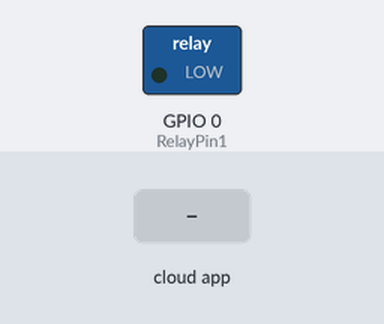
Simulated run of this sketch. Board: ESP8266 (NodeMCU). Shown: switched loads named in the sketch (green lamp = pin HIGH). Inputs (shaded band) come from the test bench. WiFi joins after 1.5 s; servers stay silent unless stated.

Above: at 2.7 s.
2.8 s: the phone or cloud app sets Rele to 255
At 3.5 s:
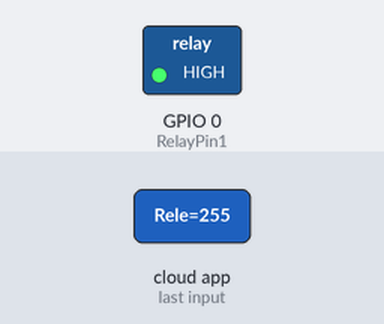
4.3 s: the phone or cloud app sets Rele to 0
At 4.6 s:
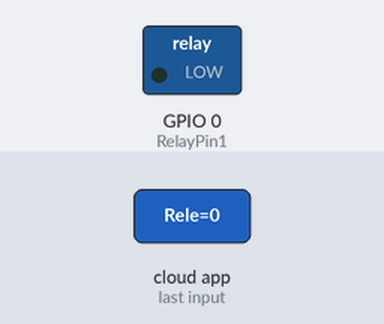
Timing chart, 0 to 7.3 s (numbered marks = the images above; inputs shaded):
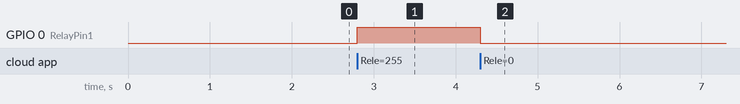

Measured:
- after the input at 2.8 s, GPIO 0 (RelayPin1): LOW → HIGH at once
- after the input at 4.3 s, GPIO 0 (RelayPin1): HIGH → LOW at once

The sketch:

Alexa_Control_Relay_ESP01.ino
```cpp
/**********************************************************************************
 *  TITLE: Alexa control 5 channel Relay Module using NodeMCU or ESP32
 *  Click on the following links to learn more.
 *  YouTube Video: https://youtu.be/tIFEtHVLexw
 *  Related Blog : https://easyelectronicsproject.com/esp32-projects/
 *  by Subhajit (Tech StudyCell)
 *
 *  Download the libraries:
 *  https://github.com/Aircoookie/Espalexa
 *
 *  Preferences--> Aditional boards Manager URLs :
 *  https://dl.espressif.com/dl/package_esp32_index.json, http://arduino.esp8266.com/stable/package_esp8266com_index.json
 *
 *  Download Board:
 *  For ESP8266 NodeMCU (2.5.1): https://github.com/esp8266/Arduino
 *  For ESP32                  : https://github.com/espressif/arduino-esp32
 **********************************************************************************/

#include <ESP8266WiFi.h>
#include <Espalexa.h>
// define the GPIO connected with Relays
#define RelayPin1 0  //D1

// prototypes
boolean connectWifi();

//callback functions
void firstLightChanged(uint8_t brightness);

// WiFi Credentials
const char* ssid = "Frajola_2.4G";
const char* password = "dd34e56324";

// device names
String Device_1_Name = "Rele";

boolean wifiConnected = false;

Espalexa espalexa;

void setup()
{
  pinMode(RelayPin1, OUTPUT);

  // Initialise wifi connection
  wifiConnected = connectWifi();

  if (wifiConnected)
  {
    // Define your devices here.
    espalexa.addDevice(Device_1_Name, firstLightChanged); //simplest definition, default state off

    espalexa.begin();
  }
}

void loop()
{
  espalexa.loop();
  delay(1);
}

//our callback functions
void firstLightChanged(uint8_t brightness)
{
  //Control the device
  if (brightness == 255)
    {
      digitalWrite(RelayPin1, HIGH);
    }
  else
  {
    digitalWrite(RelayPin1, LOW);
  }
}

// connect to wifi  returns true if successful or false if not
boolean connectWifi()
{
  boolean state = true;
  int i = 0;

  WiFi.mode(WIFI_STA);
  WiFi.begin(ssid, password);

  // Wait for connection
  while (WiFi.status() != WL_CONNECTED) {
    delay(500);
    if (i > 20) {
      state = false; break;
    }
    i++;
  }
  return state;
}
```
